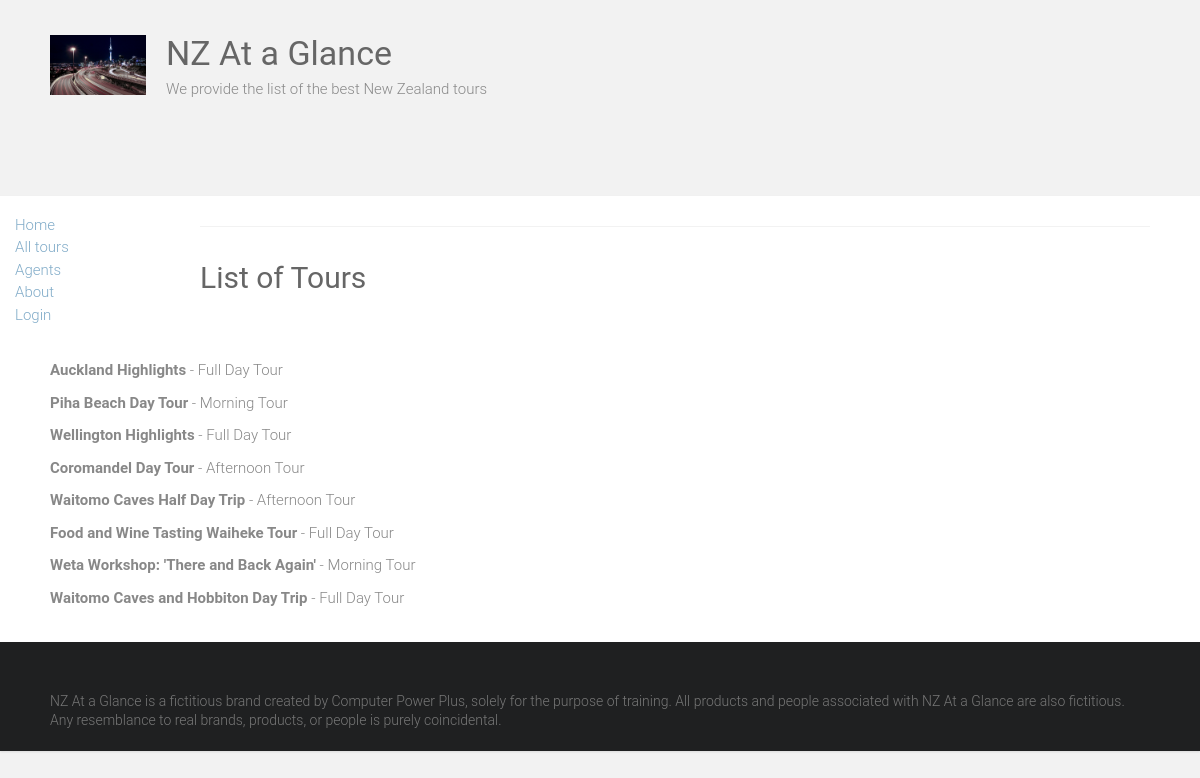
Page /home/tours/ on the committed database.
### home/models.py (models this page shows, shortened)
class Tour(models.Model):
    tour_name = models.CharField(max_length=150)
    duration = models.ForeignKey('Duration', on_delete=models.SET_NULL, null=True)
    description = models.TextField()
    available = models.BooleanField()
    agent = models.ForeignKey('Agent', on_delete=models.SET_NULL, null=True)
    class Meta:
        permissions = (("can_change_availability", "Set tour as available"),)

class Duration(models.Model):
    duration = models.CharField(max_length=50)
    def __str__(self):
        return self.duration

### home/views.py (the view)
# urls.py: path('tours/', views.TourListView.as_view(), name='tours'),
class TourListView(generic.ListView):
    model = Tour
    paginate_by = 10

### home/templates/home/tour_list.html
{% extends "base.html" %}
{% block content %}
    <h1>List of Tours</h1>
    <br><br>
    {% if tour_list %}
    <ul>
      {% for tour in tour_list %}
      <div class="tourname">
        <a href="{% url 'tour_detail' tour.id %}">
          <p><strong>{{ tour.tour_name|capfirst }}</strong> - {{tour.duration}}</strong></p>
        </a>
     </div>
      {% endfor %}
      <br>
    </ul>
    {% else %}
      <p>There are no tours to display.</p>
    {% endif %}
{% endblock %}

### home/templates/base.html (shortened to what this page needs)
{% load static %}
<html lang="en-US">
    <head>
        <link rel="stylesheet" href="https://maxcdn.bootstrapcdn.com/bootstrap/3.3.7/css/bootstrap.min.css">
        {% load static %}
        <link rel="stylesheet" id="ample-style-css" href="{% static 'style.css' %}" type="text/css" media="all">
        <header>
            <div class="header">
                <div class="main-head-wrap inner-wrap clearfix">
                    <div id="header-logo-image">
                      <img src="{% static 'images/logo.png' %}" alt="NZ At a Glance">
                    </div>
                    <div id="header-text" class="">
                        <h1 id="site-title">
                            <a href="/" title="NZ At a Glance" rel="home">NZ At a Glance</a>
                        </h1>
                        <p>We provide the list of the best New Zealand tours</p>
                    </div>
                </div>
            </div>
        </header>
    </head>
    <body class="wide">
      <div class="container-fluid">
        <div class="row">
            <div class="col-sm-2">
                {% block sidebar %}
                <ul class="sidebar-nav">
                  <br><br><br>
                  <li><a href="{% url 'home' %}">Home</a></li>
                  <li><a href="{% url 'tours' %}">All tours</a></li>
                  <li><a href="{% url 'agents' %}">Agents</a></li>
                  <li><a href="{% url 'about' %}">About</a></li>
                  {% if user.is_authenticated %}
                    {% load custom_tag %}
                  {% else %}
                  <li><a href="{% url 'login'%}?next={{request.path}}">Login</a></li>
                  {% endif %}
                </ul>
                {% endblock %}
            </div>
        <div id="page" class="hfeed site">
            <div class="main-wrapper">
                <div class="single-page clearfix">
                    <div class="inner-wrap">
                        <hr>
                        <div>
                          {% block content %}
                          {% endblock %}
                        </div>
                    </div>
                </div>
            </div>
            <footer id="colophon">
                <div class="inner-wrap">
                    NZ At a Glance is a fictitious brand created by Computer Power Plus, solely for the purpose of training. All products and people associated with NZ At a Glance are also fictitious. Any resemblance to real brands, products, or people is purely coincidental.
                </div>
            </footer>
        </div>
      </div>
    </div>
    </body>
</html>

### static/style.css (style rules this page uses)
html, body, div, span, applet, object, iframe, h1, h2, h3, h4, h5, h6, p, blockquote, pre, a, abbr, acronym, address, big, cite, code, del, dfn, em, font, ins, kbd, q, s, samp, small, strike, strong, sub, sup, tt, var, dl, dt, dd, ol, ul, li, fieldset, form, label, legend, table, caption, tbody, tfoot, thead, tr, th, td { border: 0; font: inherit; font-size: 100%; font-style: inherit; font-weight: inherit; margin: 0; outline: 0; padding: 0; vertical-align: baseline; }
html { overflow-y: scroll; -webkit-text-size-adjust: 100%; -ms-text-size-adjust: 100%; }
article, aside, details, figcaption, figure, footer, header, main, nav, section { display: block; }
h1, h2, h3, h4, h5, h6 { color: #666666; line-height: 1.4; padding-bottom: 15px; font-weight: normal; }
h1 { font-size: 30px; }
body, button, input, select, textarea { color: #888888; font-size: 15px; line-height: 1.5; font-family: 'Roboto', sans-serif; font-weight: 300; }
p { color: #888888; font-size: 15px; line-height: 1.5; margin-bottom: 15px; font-weight: 300; }
ul, ol { list-style: none; }
body { background: #f2f2f2; }
strong { font-weight: bold; }
hr { border-color: #f2f2f2; border-style: solid none none; border-width: 1px 0 0; height: 0; margin: 30px 0; }
a { color: #80abc8; text-decoration: none; -webkit-transition: 0.25s ease-in-out; -moz-transition: 0.25s ease-in-out; transition: 0.25s ease-in-out; -ms-transition: 0.25s ease-in-out; -o-transition: 0.25s ease-in-out; }
img { max-width: 100%; height: auto; vertical-align: top; margin-bottom: 18px; }
.clearfix:after { visibility: hidden; display: block; font-size: 0; content: " "; clear: both; height: 0; }
.clearfix { display: inline-block; }
.clearfix { display: block; }
body { padding-top: 30px; padding-bottom: 30px; }
body.wide { padding-top: 0; padding-bottom: 0; }
#page { background-color: #ffffff; margin: 0 auto; max-width: 1180px; box-shadow: 0 1px 2px 0 rgba(0, 0, 0, 0.1); }
.wide #page { max-width: 100%; }
.inner-wrap { max-width: 1100px; margin: 0 auto; }
.main-head-wrap { padding: 30px 0; }
.header { border-bottom: 1px solid #f2f2f2; }
#header-logo-image { float: left; padding: 5px 20px 5px 0; max-width: 100%; }
#header-logo-image img { margin-bottom: 0px; max-height: 60px; height: auto; width: auto; }
#header-text { float: left; padding-right: 20px; }
#site-title { padding-bottom: 0; }
#site-title a { color: #666666; font-size: 34px; }
.single-page { margin-top: 50px; }
.single-page p { margin-bottom: 10px; }
#colophon { font-size: 14px; clear: both; color: #777; background-color: #1f2021; overflow: hidden; padding: 50px 0 20px; }
#colophon, #colophon p { font-size: 14px; line-height: 1.4; }

### rows in the picture
Tour: tour_name "Auckland Highlights", duration "Full Day Tour"
Tour: tour_name "Piha Beach Day Tour", duration "Morning Tour"
Tour: tour_name "Wellington Highlights", duration "Full Day Tour"
Tour: tour_name "Coromandel Day Tour", duration "Afternoon Tour"
Tour: tour_name "Waitomo Caves Half Day Trip", duration "Afternoon Tour"
Tour: tour_name "Food and Wine Tasting Waiheke Tour", duration "Full Day Tour"
Tour: tour_name "Weta Workshop: 'There and Back Again'", duration "Morning Tour"
Tour: tour_name "Waitomo Caves and Hobbiton Day Trip", duration "Full Day Tour"
